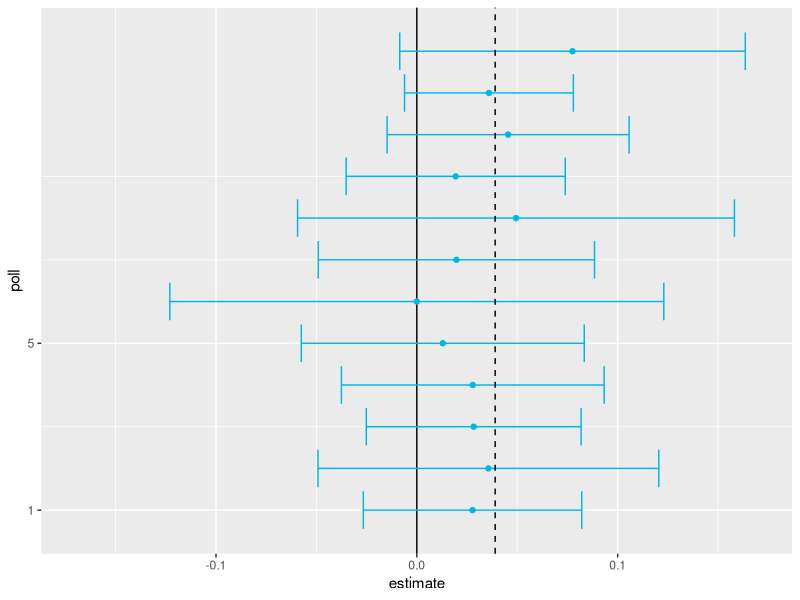
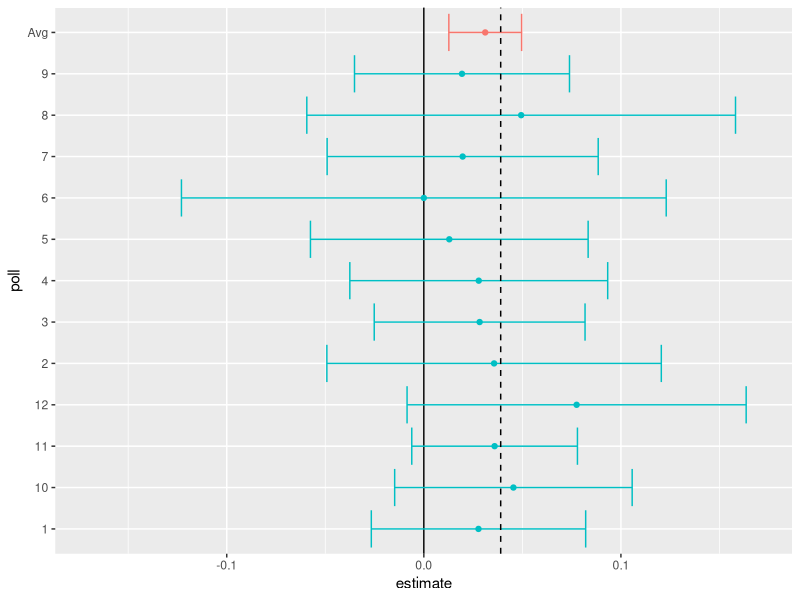
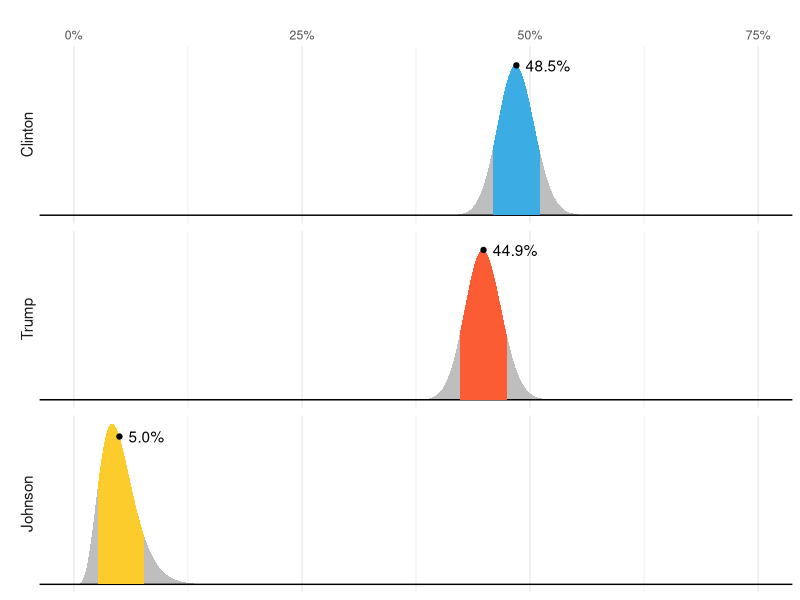
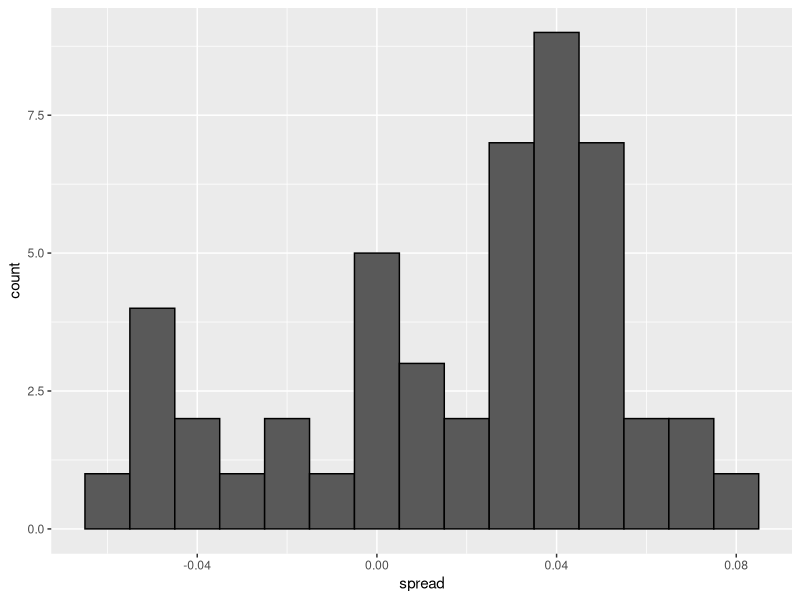
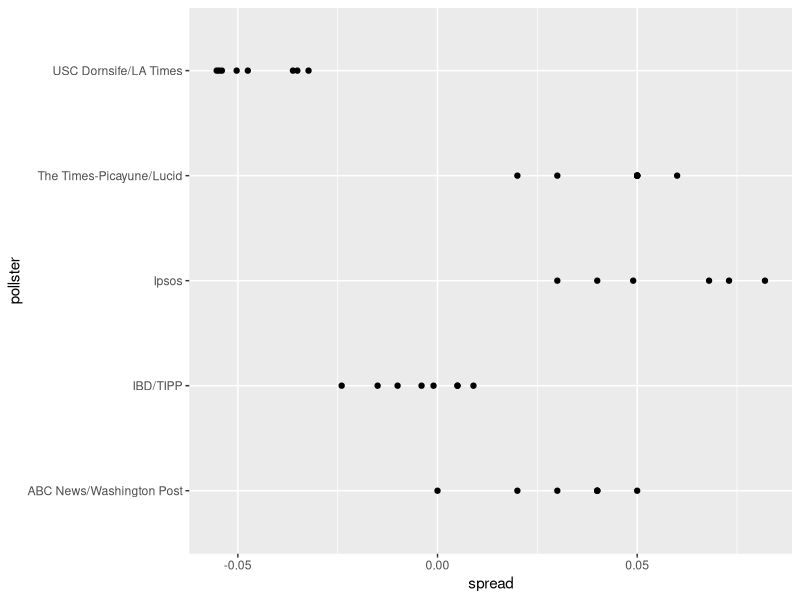
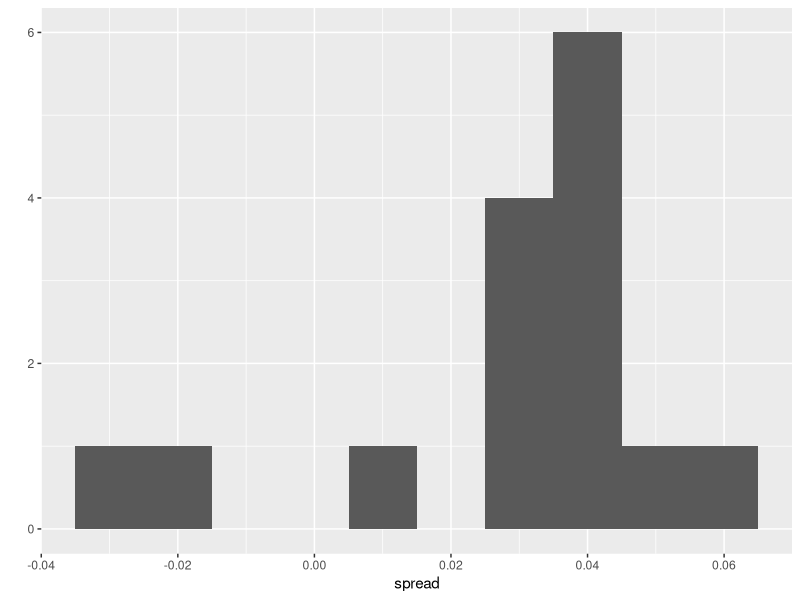

R code for these plots, in order:
## ---- chunk 1
set.seed(2)
img_path <- "inference/img/"
## ---- chunk 2
library(tidyverse)
library(dslabs)
d <- 0.039 # true spread
Ns <- c(1298, 533, 1342, 897, 774, 254, 812, 324, 1291, 1056, 2172, 516)
p <- (d + 1) / 2 # true pr(clinton vote)

polls <- map_df(Ns, function(N) {
  x <- sample(c(0,1), size=N, replace=TRUE, prob=c(1-p, p))
  x_hat <- mean(x)
  se_hat <- sqrt(x_hat * (1 - x_hat) / N)
  list(estimate = 2 * x_hat - 1,
    low = 2*(x_hat - 1.96*se_hat) - 1,
    high = 2*(x_hat + 1.96*se_hat) - 1,
    sample_size = N)
}) %>% mutate(poll = seq_along(Ns))

## ---- chunk 3
ggplot(polls, aes(poll, estimate, ymin=low, ymax=high)) +
  geom_hline(yintercept = 0) +
  geom_point(col="#00B6EB")+
  geom_errorbar(col="#00B6EB") +
  coord_flip() +
  scale_x_continuous(breaks=c(1,ncol(polls))) +
  scale_y_continuous(limits = c(-0.17, 0.17)) +
  geom_hline(yintercept = 2*p-1, lty=2)
## ---- chunk 4
sum(polls$sample_size)
## ---- chunk 5
d_hat <- polls %>%
  summarize(avg = sum(estimate*sample_size) / sum(sample_size)) %>%
  pull(avg)
## ---- chunk 6
p_hat <- (1+d_hat)/2
moe <- 2*1.96*sqrt(p_hat*(1-p_hat)/sum(polls$sample_size))
new_row <- tibble(d_hat, d_hat-moe, d_hat+moe, sum(polls$sample_size),13)
names(new_row) <- names(polls)
polls2 <- bind_rows(polls, new_row)
polls2$poll<-as.character(polls2$poll);
polls2$poll[13] <- "Avg"
polls2$col <- as.character(c(rep(2,12),1))
ggplot(polls2, aes(poll, estimate, ymin=low, ymax=high, color=col)) +
  geom_hline(yintercept = 0) +
  geom_point(show.legend = FALSE)+
  geom_errorbar(show.legend = FALSE) +
  coord_flip() +
  scale_y_continuous(limits = c(-0.17, 0.17)) +
  geom_hline(yintercept = 2*p-1, lty=2)
## ---- chunk 7
#knitr::include_graphics(file.path(img_path, "pollster-2016-predictions.png"))
tmp <- data.frame(NYT = "  85%", `538` = "  71%", HuffPost = "  98%", PW = "  89%", PEC = " >99%", DK = "  92%", Cook = " Lean Dem", Roth = " Lean Dem", check.names = FALSE, row.names = "Win Prob")
if(knitr::is_html_output()){
  knitr::kable(tmp, "html") %>%
    kableExtra::kable_styling(bootstrap_options = "striped", full_width = FALSE)
} else{
  knitr::kable(tmp, "latex", booktabs = TRUE) %>%
    kableExtra::kable_styling(font_size = 8)
}
## ---- chunk 8
## knitr::include_graphics(file.path(img_path, "popular-vote-538.png"))

my_dgamma <- function(x, mean = 1, sd = 1){
  shape = mean^2/sd^2
  scale = sd^2 / mean
  dgamma(x, shape = shape, scale = scale)
}

my_qgamma <- function(mean = 1, sd = 1){
  shape = mean^2/sd^2
  scale = sd^2 / mean
  qgamma(c(0.1,0.9), shape = shape, scale = scale)
}

tmp <- tibble(candidate = c("Clinton", "Trump", "Johnson"), avg = c(48.5, 44.9, 5.0), avg_txt = c("48.5%", "44.9%", "5.0%"), sd = rep(2, 3), m = my_dgamma(avg, avg, sd)) %>%
  mutate(candidate = reorder(candidate, -avg))

xx <- seq(0, 75, len = 300)
tmp_2 <- map_df(1:3, function(i){
  tibble(candidate = tmp$candidate[i],
         avg = tmp$avg[i],
         sd = tmp$sd[i],
         x = xx,
         y = my_dgamma(xx, tmp$avg[i], tmp$sd[i]))
})

tmp_3 <- map_df(1:3, function(i){
  qq <- my_qgamma(tmp$avg[i], tmp$sd[i])
  xx <- seq(qq[1], qq[2], len = 200)
  tibble(candidate = tmp$candidate[i],
         avg = tmp$avg[i],
         sd = tmp$sd[i],
         x = xx,
         y = my_dgamma(xx, tmp$avg[i], tmp$sd[i]))
})

tmp_2 %>%
  ggplot(aes(x, ymax = y, ymin = 0)) +
  geom_ribbon(fill = "grey") +
  facet_grid(candidate~., switch="y") +
  scale_x_continuous(breaks = seq(0, 75, 25), position = "top",
                     label= paste0(seq(0, 75, 25), "%")) +
  geom_abline(intercept = 0, slope = 0) +
  xlab("") + ylab("") +
  theme_minimal() +
  theme(panel.grid.major.y = element_blank(),
        panel.grid.minor.y = element_blank(),
        axis.title.y=element_blank(),
        axis.text.y=element_blank(),
        axis.ticks.y=element_blank(),
        strip.text.y = element_text(angle = 180, size = 11, vjust = 0.2)) +
  geom_ribbon(data = tmp_3, mapping = aes(x = x, ymax = y, ymin = 0, fill = candidate), inherit.aes = FALSE, show.legend = FALSE) +
  scale_fill_manual(values = c("#3cace4", "#fc5c34", "#fccc2c")) +
  geom_point(data = tmp, mapping = aes(x = avg, y = m), inherit.aes = FALSE) +
  geom_text(data = tmp, mapping = aes(x = avg, y = m, label = avg_txt), inherit.aes = FALSE, hjust = 0, nudge_x = 1)


## ---- chunk 9
data(polls_us_election_2016)
## ---- chunk 10
polls <- polls_us_election_2016 %>%
  filter(state == "U.S." & enddate >= "2016-10-31" &
           (grade %in% c("A+","A","A-","B+") | is.na(grade)))
## ---- chunk 11
polls <- polls %>%
  mutate(spread = rawpoll_clinton/100 - rawpoll_trump/100)
## ---- chunk 12
d_hat <- polls %>%
  summarize(d_hat = sum(spread * samplesize) / sum(samplesize)) %>%
  pull(d_hat)
## ---- chunk 13
p_hat <- (d_hat+1)/2
moe <- 1.96 * 2 * sqrt(p_hat * (1 - p_hat) / sum(polls$samplesize))
moe
## ---- chunk 14
polls %>%
  ggplot(aes(spread)) +
  geom_histogram(color="black", binwidth = .01)
## ---- chunk 15
polls %>% group_by(pollster) %>% summarize(n())
## ---- chunk 16
polls %>% group_by(pollster) %>%
  filter(n() >= 6) %>%
  ggplot(aes(pollster, spread)) +
  geom_point() +
  coord_flip()
## ---- chunk 17
polls %>% group_by(pollster) %>%
  filter(n() >= 6) %>%
  summarize(se = 2 * sqrt(p_hat * (1-p_hat) / median(samplesize)))
## ---- chunk 18
one_poll_per_pollster <- polls %>% group_by(pollster) %>%
  filter(enddate == max(enddate)) %>%
  ungroup()
## ---- chunk 19
qplot(spread, data = one_poll_per_pollster, binwidth = 0.01)
## ---- chunk 20
sd(one_poll_per_pollster$spread)
## ---- chunk 21
results <- one_poll_per_pollster %>%
  summarize(avg = mean(spread),
            se = sd(spread) / sqrt(length(spread))) %>%
  mutate(start = avg - 1.96 * se,
         end = avg + 1.96 * se)
round(results * 100, 1)
